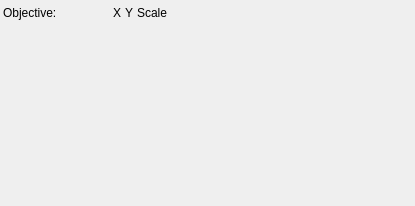
<?xml version="1.0" encoding="UTF-8"?>
<ui version="4.0">
 <class>Form</class>
 <widget class="QWidget" name="Form">
  <property name="geometry">
   <rect>
    <x>0</x>
    <y>0</y>
    <width>415</width>
    <height>206</height>
   </rect>
  </property>
  <property name="windowTitle">
   <string>Form</string>
  </property>
  <layout class="QGridLayout" name="gridLayout">
   <property name="horizontalSpacing">
    <number>8</number>
   </property>
   <property name="verticalSpacing">
    <number>0</number>
   </property>
   <property name="margin">
    <number>3</number>
   </property>
   <item row="0" column="0">
    <widget class="QLabel" name="label_2">
     <property name="text">
      <string>Objective:</string>
     </property>
    </widget>
   </item>
   <item row="0" column="3">
    <spacer name="horizontalSpacer">
     <property name="orientation">
      <enum>Qt::Horizontal</enum>
     </property>
     <property name="sizeHint" stdset="0">
      <size>
       <width>40</width>
       <height>20</height>
      </size>
     </property>
    </spacer>
   </item>
   <item row="1" column="0">
    <spacer name="verticalSpacer">
     <property name="orientation">
      <enum>Qt::Vertical</enum>
     </property>
     <property name="sizeHint" stdset="0">
      <size>
       <width>20</width>
       <height>40</height>
      </size>
     </property>
    </spacer>
   </item>
   <item row="0" column="1" colspan="2">
    <layout class="QGridLayout" name="objectiveLayout">
     <property name="spacing">
      <number>4</number>
     </property>
     <item row="0" column="0">
      <widget class="QWidget" name="widget" native="true">
       <property name="minimumSize">
        <size>
         <width>20</width>
         <height>0</height>
        </size>
       </property>
      </widget>
     </item>
     <item row="0" column="1">
      <widget class="QWidget" name="widget_5" native="true">
       <property name="minimumSize">
        <size>
         <width>20</width>
         <height>0</height>
        </size>
       </property>
      </widget>
     </item>
     <item row="0" column="2">
      <widget class="QLabel" name="label_3">
       <property name="text">
        <string>X</string>
       </property>
      </widget>
     </item>
     <item row="0" column="3">
      <widget class="QLabel" name="label_4">
       <property name="text">
        <string>Y</string>
       </property>
      </widget>
     </item>
     <item row="0" column="4">
      <widget class="QLabel" name="label_5">
       <property name="text">
        <string>Scale</string>
       </property>
      </widget>
     </item>
    </layout>
   </item>
  </layout>
 </widget>
 <resources/>
 <connections/>
</ui>
